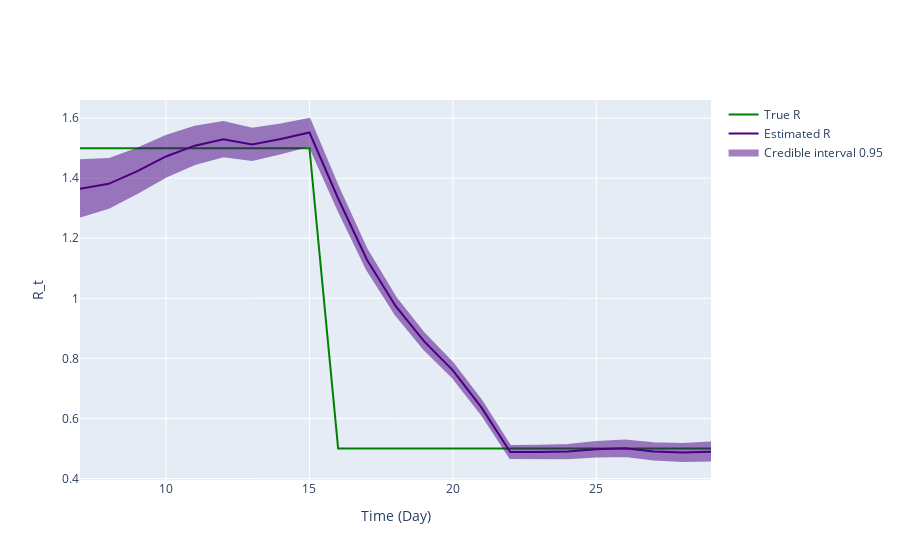

Notebook code cell kept with this figure:
### Code cell
fig = ReproductionNumberPlot()

fig.add_ground_truth_rt(ground_truth)
fig.add_interval_rt(interval)

fig.update_labels(time_label='Time (Day)', r_label='R_t')

fig.show_figure()

### Figure 1 — Plotly figure (JSON) as saved in the notebook; plotly's stock layout.template omitted (floating-point values rounded to 4 significant figures)
{"data": [{"line": {"color": "green"}, "mode": "lines", "name": "True R", "type": "scatter", "x": [7, 8, 9, 10, 11, 12, 13, 14, 15, 16, 17, 18, 19, 20, 21, 22, 23, 24, 25, 26, 27, 28, 29], "y": [1.5, 1.5, 1.5, 1.5, 1.5, 1.5, 1.5, 1.5, 1.5, 0.5, 0.5, 0.5, 0.5, 0.5, 0.5, 0.5, 0.5, 0.5, 0.5, 0.5, 0.5, 0.5, 0.5]}, {"line": {"color": "indigo"}, "mode": "lines", "name": "Estimated R", "type": "scatter", "x": [7, 8, 9, 10, 11, 12, 13, 14, 15, 16, 17, 18, 19, 20, 21, 22, 23, 24, 25, 26, 27, 28, 29], "y": [1.365, 1.381, 1.424, 1.472, 1.508, 1.529, 1.512, 1.53, 1.552, 1.332, 1.129, 0.9744, 0.8563, 0.7598, 0.6359, 0.4882, 0.4882, 0.4894, 0.4971, 0.5003, 0.4901, 0.4861, 0.4891]}, {"fill": "toself", "fillcolor": "indigo", "line": {"color": "indigo"}, "mode": "lines", "name": "Credible interval 0.95", "opacity": 0.5, "type": "scatter", "x": [7, 8, 9, 10, 11, 12, 13, 14, 15, 16, 17, 18, 19, 20, 21, 22, 23, 24, 25, 26, 27, 28, 29, 29, 28, 27, 26, 25, 24, 23, 22, 21, 20, 19, 18, 17, 16, 15, 14, 13, 12, 11, 10, 9, 8, 7], "y": [1.46, 1.464, 1.498, 1.541, 1.571, 1.587, 1.565, 1.579, 1.597, 1.371, 1.162, 1.003, 0.8825, 0.7843, 0.6584, 0.5084, 0.5092, 0.5119, 0.5214, 0.5263, 0.5174, 0.5149, 0.5196, 0.4595, 0.4582, 0.4636, 0.475, 0.4734, 0.4675, 0.4677, 0.4685, 0.6138, 0.7358, 0.8305, 0.946, 1.097, 1.295, 1.508, 1.483, 1.461, 1.473, 1.447, 1.405, 1.351, 1.301, 1.273]}], "layout": {"hovermode": "x unified", "xaxis": {"title": {"text": "Time (Day)"}}, "yaxis": {"title": {"text": "R_t"}}}}
